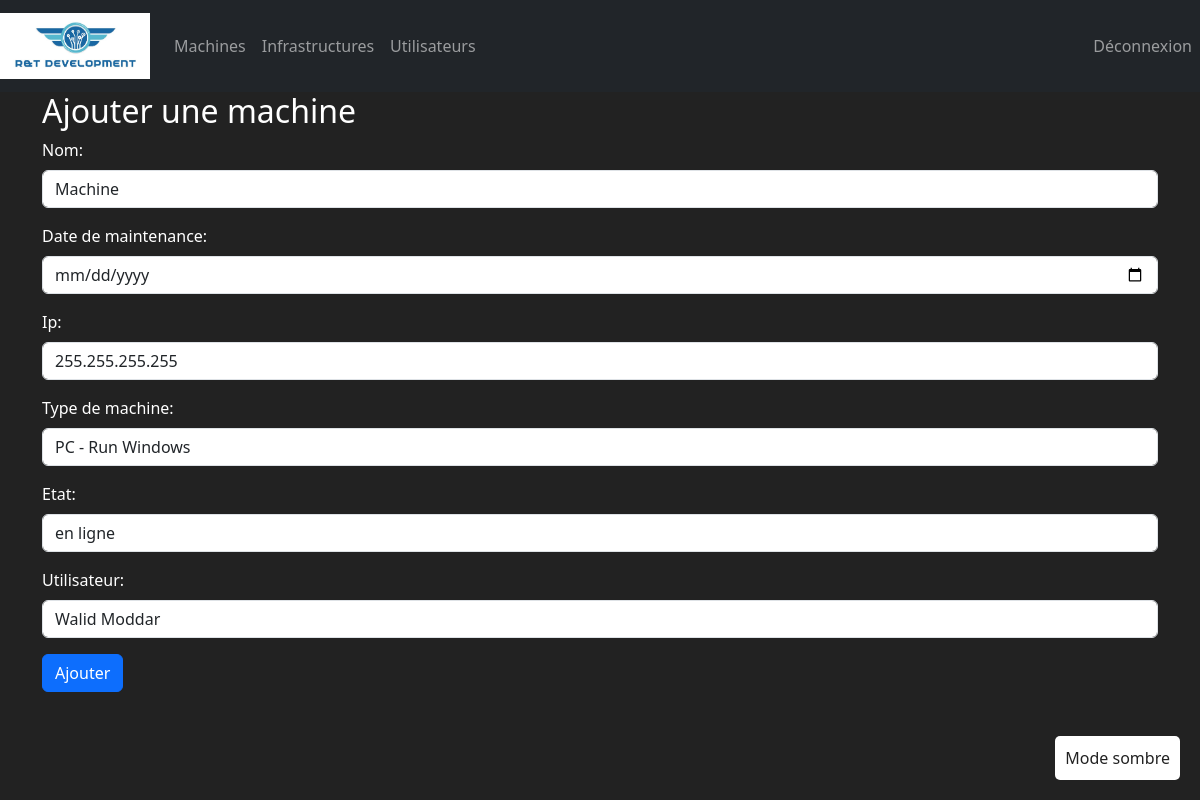
The page /machines/1/update/ (signed in) on the database its author committed.
### ManagementApp/models.py (models this page shows, shortened)
class Machine(models.Model):
    TYPE= (
        ('PC', ('PC - Run Windows')),
        ('MAC', ('MAC - Run MacOS')),
        ('Serveur' , ('Serveur - Simple Server to deploy virtual machines')),
        ('Switch' , ('Switch - To maintains and connect servers')),
    )
    ETAT_CHOICES = (
        ('en ligne', ('en ligne')),
        ('hors ligne', ('hors ligne')),
    )
    id = models.AutoField(
        primary_key=True,
        editable=False
    )
    user = models.OneToOneField(Utilisateur, on_delete=models.CASCADE, null=True, blank=True,limit_choices_to={'role': 'employe'})
    nom = models.CharField(max_length=20)
    maintenanceDate = models.DateField(default= datetime.now)
    mach = models.CharField(max_length=32, choices=TYPE, default='PC')
    ip = models.GenericIPAddressField(default='0.0.0.0')
    etat = models.CharField(max_length=20, choices=ETAT_CHOICES, default='en ligne')

### ManagementApp/views.py (the view)
# urls.py: path('machines/<pk>/update/', views.machine_update, name='machine_update'),
@login_required
def machine_update(request, pk):
    machine = get_object_or_404(Machine, id=pk)
    if request.method == 'POST':
        form = AddMachineForm(request.POST or None, instance=machine)
        if form.is_valid():
            form.save()
            return redirect('machine_detail', pk=machine.pk)
    else:
        form = AddMachineForm(instance=machine)
    context = {'form': form}
    return render(request, 'machine/machine_add.html', context)

### ManagementApp/forms.py
class AddMachineForm(forms.ModelForm):
    class Meta:
        model = Machine
        fields = ['nom', 'user', 'maintenanceDate', 'mach', 'ip', 'etat']
        widgets = {
            'nom': forms.TextInput(attrs={'class': 'form-control'}),
            'user': forms.Select(attrs={'class': 'form-control'}),
            'maintenanceDate': forms.DateInput(attrs={'class': 'form-control'}),
            'mach': forms.Select(attrs={'class': 'form-control'}),
            'ip': forms.TextInput(attrs={'class': 'form-control'}),
            'etat': forms.Select(attrs={'class': 'form-control'}),
        }
    def __init__(self, *args, **kwargs):
        super().__init__(*args, **kwargs)
        self.fields['user'].queryset = Utilisateur.objects.filter(role='employe')

### ManagementApp/models.py (called while the page is built)
    def __str__(self):
        return f"{self.prenom} {self.nom}"

### ManagementApp/templates/machine/machine_add.html (shortened to what this page needs)
{% extends 'index.html' %}
{% block content %}
<div class="container">
  <h2>Ajouter une machine</h2>
  <form method="POST">
    <div class="mb-3">
      <label for="nom" class="form-label">Nom:</label>
      {{ form.nom }}
        </div>
    <div class="mb-3">
      <label for="maintenanceDate" class="form-label">Date de maintenance:</label>
      <input type="date" class="form-control" id="maintenanceDate" name="maintenanceDate" required>
    </div>
    <div class="mb-3">
      <label for="ip" class="form-label">Ip:</label>
      {{ form.ip }}
    </div>
    <div class="mb-3">
      <label for="mach" class="form-label">Type de machine:</label>
      {{ form.mach }}
    </div>
    <div class="mb-3">
      <label for="infrastructure" class="form-label">Etat:</label>
      {{ form.etat }}
    </div>
    <div class="mb-3">
      <label for="user" class="form-label">Utilisateur:</label>
         {{ form.user }}
    </div>
    <button type="submit" class="btn btn-primary">Ajouter</button>
  </form>
</div>
{% endblock %}

### ManagementApp/templates/index.html (style rules this page uses)
body.dark-mode { background-color: #222; color: #fff; }

### rows shown on the page
Machine: nom "Machine", ip "255.255.255.255", mach "PC - Run Windows", etat "en ligne", user "Walid Moddar"
